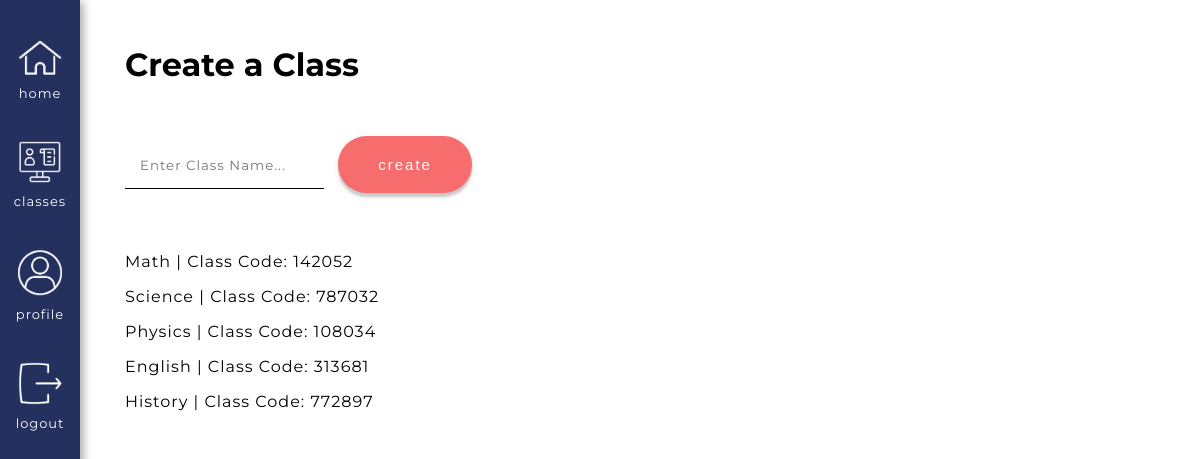
The app's page /user/Kit-Cat/create_class (signed in), older data.
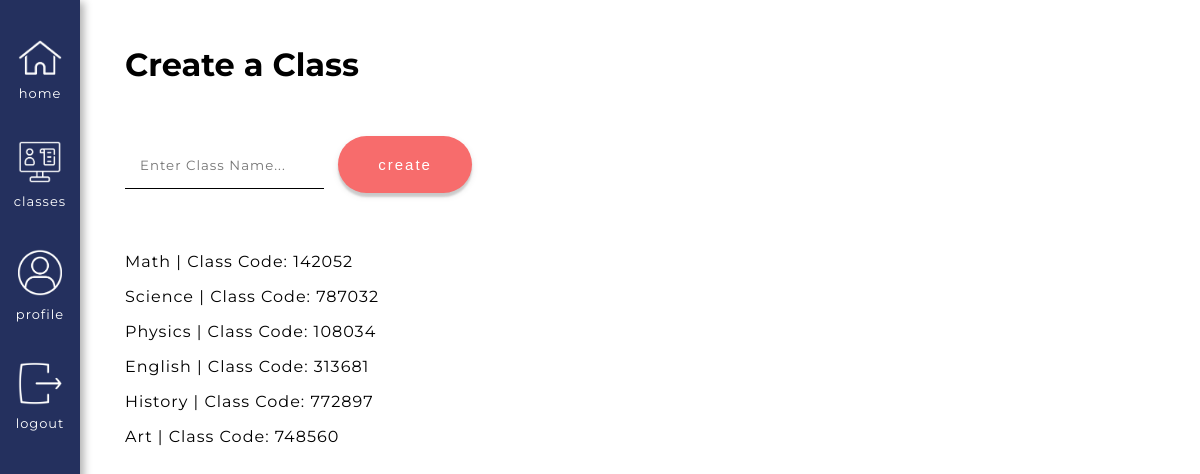
The same page, newer data.
### app/models.py (models this page shows, shortened)
class Courses(db.Model):
    id = db.Column(db.Integer, primary_key=True) # Always need ID
    course_name = db.Column(db.String(140), index=False, unique=False) # Not indexable or unique bc many people can have the same course
    code = db.Column(db.Integer, index=True, unique=True) # Indexable to link it back to the course name
    timestamp = db.Column(db.DateTime, index=True, default=datetime.utcnow) # Timestamp
    status = db.Column(db.Integer, index=False, unique=False, default=0) # 0 means the class is inactive, 1 is active
    teacher_id = db.Column(db.Integer, db.ForeignKey('user.id'))  # Taking the user ID from the user model, using backref of teacher will show you the actual teacher
    signups = db.relationship('Signups', backref='course_id', lazy='dynamic') # This will show all the student signups for this course
    reactions = db.relationship('Reactions', backref='course_actual', lazy='dynamic') # This will show all the reactions for this course
    session = db.relationship('Session', backref='session_course_id', lazy='dynamic') # This will show you all the sessions of the course

### app/routes.py (the view)
@app.route('/user/<username>/create_class')
@login_required # Have to be logged in as a teacher for this to work
def create(username):
    t_courses_all = Courses.query.filter_by(teacher_id=current_user.id) # All of that teacher's courses
    return render_template('create_class.html', t_courses_all=t_courses_all, title="Create a Class")

### app/models.py (called while the page is built)
@login.user_loader
def load_user(id):
        return User.query.get(int(id))

### app/routes.py (called while the page is built)
@app.before_request # This function will be executed right before the view function
def before_request():
    if current_user.is_authenticated: # Checks whether the current user is logged in
        current_user.last_seen = datetime.utcnow() # Sets the last seen to the date using the UTC time zone
        db.session.commit() # Don't need to do db.session.add() because the user is already in the database (using a current_user)

### app/templates/create_class.html
{% extends "base.html" %}
{% block head %}
    <link rel="stylesheet" href="{{ url_for('static', filename='css/create_class.css') }}">
{% endblock %}
{% block content %}
    <h1>Create a Class</h1>
    <form action="/user/{{ current_user.username }}/create_class/new" method='post' class="createClassForm">
        <input type="text" name="course_name" placeholder="Enter Class Name..." class="newCourseInput">
        <button type="submit" class="newCourseButton">Create</button>
    </form>
    <div class = "classCodesBox">
        <div class = "codeText">
            {% for t in t_courses_all %}
                <p>{{ t.course_name }} | Class Code: {{ t.code }}</p>
            {% endfor %}
        </div>
    </div>
{% endblock %}

Row changes from the older to the newer data that the page shows:
added Courses: course_name "Art", code "748560"
